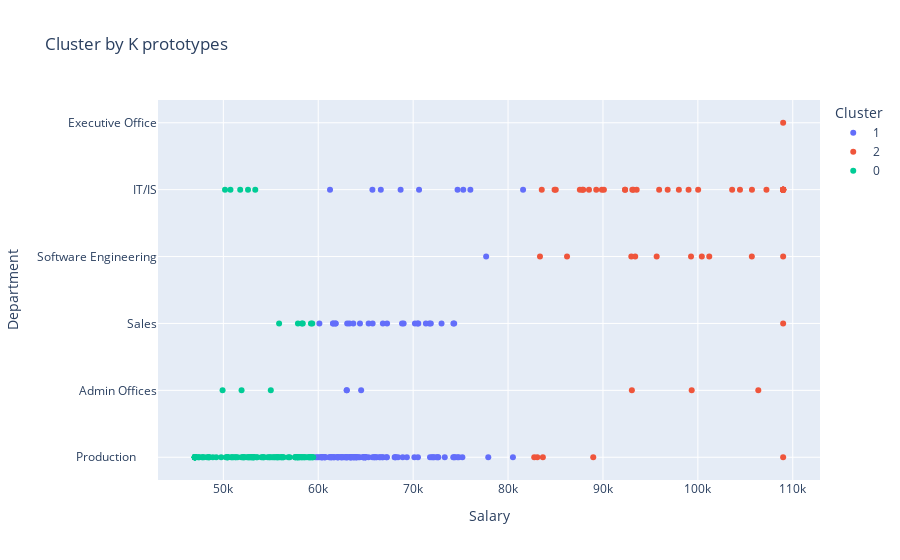

Notebook source saved alongside this figure:
### Markdown cell above
<h2 style="font-size: 20px; font-weight:bold;">
    The graph below illustrates that IT positions are the highest paid.
</h2>

### Code cell
fig = px.scatter(HRData, x="Salary", y="Department", color="Cluster", title="Cluster by K prototypes", hover_data=["Sex", "JobLevel"])
#fig.write_image(outputFiguresPath+'Scatter_Salary_vs_Department.png')
fig.show()

### Figure 1 — Plotly figure (JSON) as saved in the notebook; plotly's stock layout.template omitted (floating-point values rounded to 4 significant figures; data arrays with more than 128 entries replaced by an {"elided": "..."} marker saying what was removed)
{"data": [{"customdata": {"elided": "136x2 str values"}, "hovertemplate": "Cluster=1<br>Salary=%{x}<br>Department=%{y}<br>Sex=%{customdata[0]}<br>JobLevel=%{customdata[1]}<extra></extra>", "legendgroup": "1", "marker": {"color": "#636efa", "symbol": "circle"}, "mode": "markers", "name": "1", "orientation": "h", "showlegend": true, "type": "scatter", "x": {"elided": "136 int values"}, "xaxis": "x", "y": {"elided": "136 str values"}, "yaxis": "y"}, {"customdata": [["M ", "Senior"], ["F", "Junior-Experienced"], ["M ", "Junior-Experienced"], ["F", "Junior-Experienced"], ["M ", "Junior-Experienced"], ["F", "Senior"], ["F", "Junior-Experienced"], ["F", "Senior"], ["M ", "Director"], ["M ", "Director"], ["M ", "Junior-Experienced"], ["M ", "Senior"], ["F", "Senior"], ["F", "Junior-Experienced"], ["M ", "Junior-Experienced"], ["M ", "Manager"], ["F", "Junior-Experienced"], ["M ", "Director"], ["F", "Senior"], ["F", "Junior-Experienced"], ["M ", "Junior-Experienced"], ["F", "Junior-Experienced"], ["F", "Director"], ["M ", "Manager"], ["F", "Junior-Experienced"], ["F", "C-Level"], ["M ", "Senior"], ["M ", "Manager"], ["M ", "Manager"], ["F", "Junior-Experienced"], ["M ", "Manager"], ["M ", "Manager"], ["M ", "Senior"], ["M ", "Junior-Experienced"], ["M ", "Junior-Experienced"], ["F", "Junior-Experienced"], ["M ", "Junior-Experienced"], ["F", "Junior-Experienced"], ["F", "Junior-Experienced"], ["F", "Junior-Experienced"], ["F", "Junior-Experienced"], ["M ", "Manager"], ["M ", "Manager"], ["F", "Junior-Experienced"], ["M ", "Junior-Experienced"], ["M ", "Junior-Experienced"], ["M ", "Senior"], ["M ", "Junior-Experienced"], ["M ", "Junior-Experienced"], ["M ", "Junior-Experienced"], ["M ", "Manager"], ["M ", "Junior-Experienced"], ["M ", "Senior"], ["F", "Senior"], ["F", "C-Level"], ["F", "Junior-Experienced"]], "hovertemplate": "Cluster=2<br>Salary=%{x}<br>Department=%{y}<br>Sex=%{customdata[0]}<br>JobLevel=%{customdata[1]}<extra></extra>", "legendgroup": "2", "marker": {"color": "#EF553B", "symbol": "circle"}, "mode": "markers", "name": "2", "orientation": "h", "showlegend": true, "type": "scatter", "x": [104437, 95660, 92328, 108987, 103613, 106367, 93396, 100031, 108987, 108987, 83552, 92329, 85028, 101199, 96820, 108987, 99280, 108987, 99351, 108987, 99020, 97999, 108987, 83082, 105700, 108987, 93206, 82758, 93046, 105688, 83667, 108987, 87921, 108987, 93093, 93554, 83363, 95920, 89883, 108987, 108987, 108987, 108987, 86214, 88527, 87826, 87565, 92989, 90100, 100416, 88976, 108987, 84903, 107226, 108987, 89292], "xaxis": "x", "y": ["IT/IS", "Software Engineering", "IT/IS", "IT/IS", "IT/IS", "Admin Offices", "Software Engineering", "IT/IS", "IT/IS", "Production       ", "IT/IS", "IT/IS", "IT/IS", "Software Engineering", "IT/IS", "IT/IS", "Software Engineering", "IT/IS", "Admin Offices", "IT/IS", "IT/IS", "IT/IS", "Sales", "Production       ", "IT/IS", "Executive Office", "IT/IS", "Production       ", "Admin Offices", "Software Engineering", "Production       ", "IT/IS", "IT/IS", "Software Engineering", "IT/IS", "IT/IS", "Software Engineering", "IT/IS", "IT/IS", "IT/IS", "IT/IS", "IT/IS", "IT/IS", "Software Engineering", "IT/IS", "IT/IS", "IT/IS", "Software Engineering", "IT/IS", "Software Engineering", "Production       ", "IT/IS", "IT/IS", "IT/IS", "IT/IS", "IT/IS"], "yaxis": "y"}, {"customdata": {"elided": "119x2 str values"}, "hovertemplate": "Cluster=0<br>Salary=%{x}<br>Department=%{y}<br>Sex=%{customdata[0]}<br>JobLevel=%{customdata[1]}<extra></extra>", "legendgroup": "0", "marker": {"color": "#00cc96", "symbol": "circle"}, "mode": "markers", "name": "0", "orientation": "h", "showlegend": true, "type": "scatter", "x": [50825, 57568, 59365, 47837, 50178, 54670, 47211, 58709, 52505, 57834, 59026, 53250, 51044, 57815, 53492, 52846, 54237, 59369, 50373, 59144, 56149, 57583, 56294, 56991, 55722, 58275, 53189, 51259, 59231, 46998, 48888, 54285, 56847, 59124, 57748, 53366, 58530, 55965, 52249, 53171, 51337, 51505, 59370, 54933, 57815, 53018, 48285, 49256, 54828, 52177, 46998, 49920, 55425, 51908, 46998, 46998, 50482, 54005, 46998, 46998, 46998, 52624, 51777, 52057, 47434, 52788, 46998, 54132, 55315, 55688, 55800, 58207, 52599, 57575, 50470, 46998, 48495, 52984, 52674, 47414, 53060, 53564, 46998, 57954, 47001, 46998, 59472, 46998, 46998, 46998, 55578, 50428, 53180, 47750, 46998, 57975, 56147, 50923, 50750, 52087, 51920, 55000, 58939, 47961, 58273, 59238, 58370, 48413, 56339, 57859, 58523, 55875, 49773, 50274, 58371, 55140, 58062, 48513, 46998], "xaxis": "x", "y": ["Production       ", "Production       ", "Production       ", "Production       ", "IT/IS", "Production       ", "Production       ", "Production       ", "Production       ", "Production       ", "Production       ", "Production       ", "Production       ", "Production       ", "Production       ", "Production       ", "Production       ", "Production       ", "Production       ", "Production       ", "Production       ", "Production       ", "Production       ", "Production       ", "Production       ", "Production       ", "Production       ", "Production       ", "Sales", "Production       ", "Production       ", "Production       ", "Production       ", "Production       ", "Production       ", "IT/IS", "Production       ", "Production       ", "Production       ", "Production       ", "Production       ", "Production       ", "Sales", "Production       ", "Production       ", "Production       ", "Production       ", "Production       ", "Production       ", "Production       ", "Production       ", "Admin Offices", "Production       ", "Production       ", "Production       ", "Production       ", "Production       ", "Production       ", "Production       ", "Production       ", "Production       ", "Production       ", "IT/IS", "Production       ", "Production       ", "Production       ", "Production       ", "Production       ", "Production       ", "Production       ", "Production       ", "Production       ", "IT/IS", "Production       ", "Production       ", "Production       ", "Production       ", "Production       ", "Production       ", "Production       ", "Production       ", "Production       ", "Production       ", "Production       ", "Production       ", "Production       ", "Production       ", "Production       ", "Production       ", "Production       ", "Production       ", "Production       ", "Production       ", "Production       ", "Production       ", "Production       ", "Production       ", "Production       ", "IT/IS", "Production       ", "Admin Offices", "Admin Offices", "Production       ", "Production       ", "Sales", "Production       ", "Sales", "Production       ", "Production       ", "Sales", "Production       ", "Sales", "Production       ", "Production       ", "Production       ", "Production       ", "Production       ", "Production       ", "Production       "], "yaxis": "y"}], "layout": {"legend": {"title": {"text": "Cluster"}, "tracegroupgap": 0}, "title": {"text": "Cluster by K prototypes"}, "xaxis": {"anchor": "y", "domain": [0, 1], "title": {"text": "Salary"}}, "yaxis": {"anchor": "x", "domain": [0, 1], "title": {"text": "Department"}}}}
